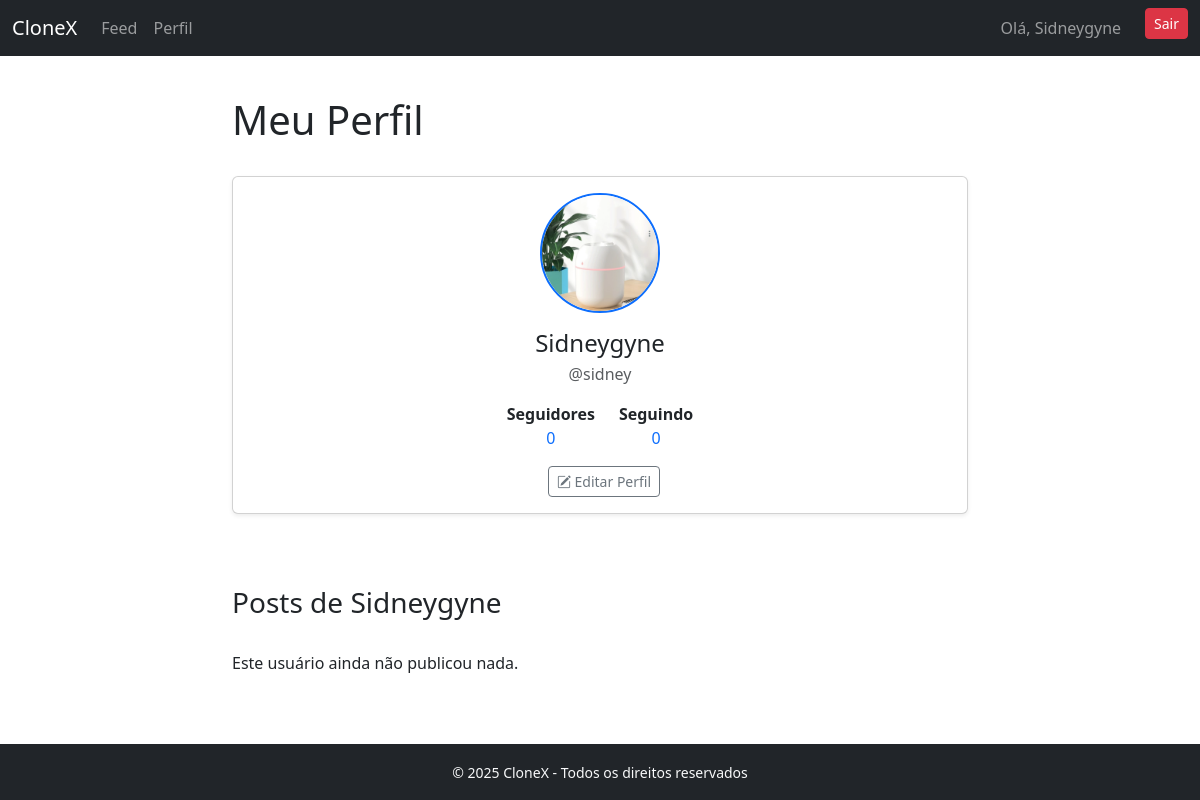
/sidney/ (signed in), run on the app's committed database.
### accounts/models.py (models this page shows, shortened)
class Profile(models.Model):
    user = models.OneToOneField(User, on_delete=models.CASCADE, related_name="profile")
    display_name = models.CharField(max_length=100, blank=True)
    avatar = models.ImageField(upload_to="avatars/", blank=True, null=True)
    bio = models.CharField(max_length=160, blank=True)
    created_at = models.DateTimeField(auto_now_add=True)

### accounts/views.py (the view)
# urls.py: path("<str:username>/", profile_view, name="profile"),
@login_required
def profile_view(request, username=None):
    user_obj = get_object_or_404(User, username=username)
    profile = user_obj.profile
    is_following = Follow.objects.filter(
        follower=request.user,
        following=user_obj
    ).exists()
    followers = User.objects.filter(following__following=user_obj)
    following = User.objects.filter(followers__follower=user_obj)
    posts = Post.objects.filter(author=user_obj).order_by("-created_at")
    if request.user == user_obj:
        if request.method == "POST":
            form = ProfileForm(request.POST, request.FILES, instance=profile)
            if form.is_valid():
                form.save()
                return redirect("profile", username=request.user.username)
        else:
            form = ProfileForm(instance=profile)
    else:
        form = None
    return render(request, "profile.html", {
        "profile": profile,
        "form": form,
        "is_following": is_following,
        "followers": followers,
        "following": following,
        "posts": posts,   # ✅ enviar posts para o template
    })

### templates/profile.html (shortened to what this page needs)
{% extends "base.html" %}
{% load static %}
{% block content %}
<h1 class="pb-4 pt-3">Meu Perfil</h1>
<div class="card shadow-sm mb-4">
  <div class="card-body text-center">
    {% if profile.avatar %}
      <img src="{{ profile.avatar.url }}" alt="Avatar"
           class="rounded-circle mb-3 border border-2 border-primary"
           width="120" height="120">
    {% else %}
      <img src="{% static 'img/default-avatar.png' %}" alt="Avatar padrão"
           class="rounded-circle mb-3 border border-2 border-secondary"
           width="120" height="120">
    {% endif %}
    <h4 class="mb-1">{{ profile.display_name }}</h4>
    <p class="text-muted">@{{ profile.user.username }}</p>
    <div class="d-flex justify-content-center gap-4 mt-3">
      <div>
        <strong>Seguidores</strong><br>
        <a href="#" data-bs-toggle="modal" data-bs-target="#followersModal" class="text-decoration-none">
          {{ followers.count }}
        </a>
      </div>
      <div>
        <strong>Seguindo</strong><br>
        <a href="#" data-bs-toggle="modal" data-bs-target="#followingModal" class="text-decoration-none">
          {{ following.count }}
        </a>
      </div>
    </div>
    <div class="mt-3">
      {% if profile.user == request.user %}
        <button class="btn btn-outline-secondary btn-sm ms-2"
                data-bs-toggle="modal" data-bs-target="#editarPerfilModal">
          <i class="bi bi-pencil-square"></i> Editar Perfil
        </button>
      {% endif %}
    </div>
  </div>
</div>
<h3 class="pb-4 pt-5">Posts de {{ profile.display_name }}</h3>
{% for post in posts %}
  <div class="card mb-3">
    <div class="card-body">
      <p>{{ post.content }}</p>
      {% if post.image %}
        <img src="{{ post.image.url }}" class="img-fluid rounded mb-2" />
      {% endif %}
      <p class="text-muted small">
        Publicado em {{ post.created_at|date:"d/m/Y H:i" }}
      </p>
    </div>
  </div>
{% empty %}
  <p>Este usuário ainda não publicou nada.</p>
{% endfor %}
{% endblock %}

### templates/base.html (shortened to what this page needs)
{% load static %}
<!DOCTYPE html>
<html lang="pt-br">
<head>
  <link rel="stylesheet" href="{% static 'css/style.css' %}">
  <link rel="stylesheet" href="https://cdn.jsdelivr.net/npm/bootstrap@5.3.2/dist/css/bootstrap.min.css">
  <link rel="stylesheet" href="https://cdn.jsdelivr.net/npm/bootstrap-icons@1.11.1/font/bootstrap-icons.css">
</head>
{% load static %}
<body>
  <nav class="navbar navbar-expand-lg navbar-dark bg-dark">
    <div class="container-fluid">
      <a class="navbar-brand" href="/">CloneX</a>
      <div class="collapse navbar-collapse" id="navbarNav">
        <ul class="navbar-nav me-auto">
          <li class="nav-item"><a class="nav-link" href="/feed/">Feed</a></li>
          <li class="nav-item"><a class="nav-link" href="/{{ user.username }}/">Perfil</a></li>
        </ul>
        <ul class="navbar-nav">
          {% if user.is_authenticated %}
            <li class="nav-item pe-3"><span class="nav-link">Olá, {{ user.profile.display_name }}</span></li>
            <li class="nav-item p">
              <form method="post" action="{% url 'logout' %}">
                <button class="btn btn-danger btn-sm" type="submit">Sair</button>
              </form>
            </li>
          {% else %}
            <li class="nav-item"><a class="nav-link" href="{% url 'login' %}">Entrar</a></li>
            <li class="nav-item"><a class="nav-link" href="{% url 'register' %}">Registrar</a></li>
          {% endif %}
        </ul>
      </div>
    </div>
  </nav>
  <main class="container mt-4">
    <div class="row justify-content-center">
      <div class="col-md-8">
        {% block content %}{% endblock %}
      </div>
    </div>
  </main>
  <footer>
    <small>&copy; 2025 CloneX - Todos os direitos reservados</small>
  </footer>
</body>
</html>

### templates/base.html (style rules this page uses)
html, body { height: 100%; margin: 0; }
body { display: flex; flex-direction: column; min-height: 100vh; }
main { flex: 1; }
footer { background: #212529; color: #f8f9fa; text-align: center; padding: 1rem; }

### data on the page
Profile: avatar (picture), display_name "Sidneygyne", user.username "sidney"

### other printed values
{{ user.profile.display_name }} "Sidneygyne"
{{ followers.count }} "0"
{{ following.count }} "0"
